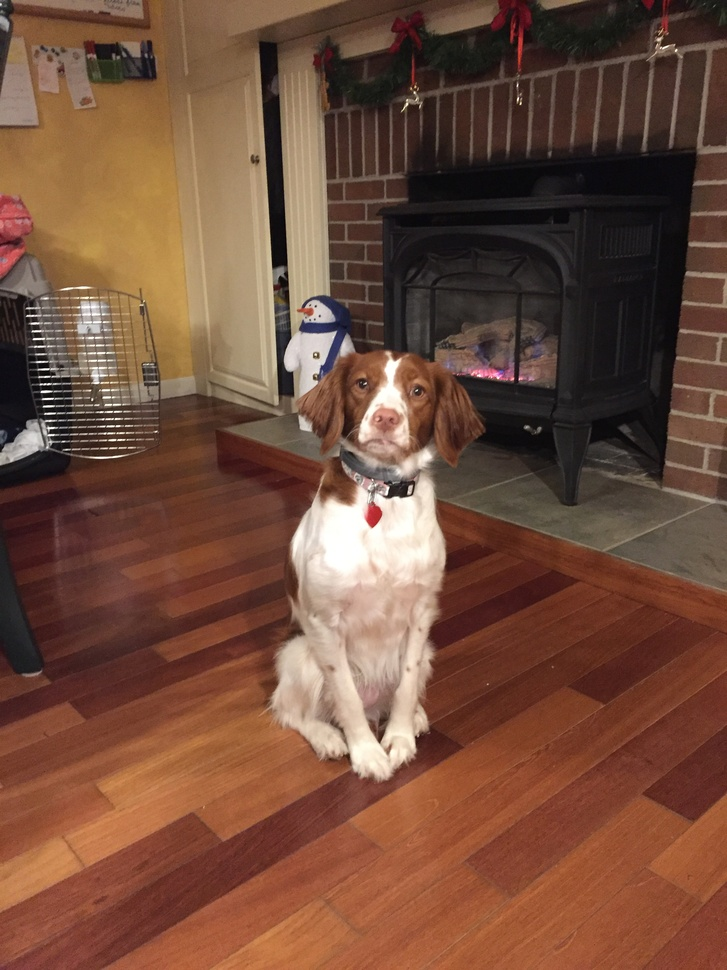
#> input picture oct29/ginger.jpeg, 727 x 970 px, shrunk from 2448 x 3264 before the run
$ python demo.py
#> lines starting #> are read from the running program, lines starting #| are printed output that depends on the picture
from PIL import Image

# [8 lines left out: function sepia, not called in this run]

def luminance(pixel):
    (r, g, b) = pixel

    return (r + g + b) // 3


# [78 lines left out: functions filter, blur, blurAlot, not called in this run]

def findEdge(image, thresh):
    orig = image
    image = orig.copy()

    for x in range(image.width - 1):
        for y in range(image.height - 1):
            lum = luminance(image.getpixel((x, y)))
            right = luminance(image.getpixel((x + 1, y)))
            down = luminance(image.getpixel((x, y + 1)))
            (r, g, b) = image.getpixel((x, y))

            if abs(lum - right) > thresh or abs(lum - down) > thresh:
                pass
#                (r, g, b) = (0, 0, 0)
            else:
                (r, g, b) = (255, 255, 255)


            image.putpixel((x, y), (r, g, b))
    return image

# [39 lines left out: functions imtemplate, invert, findRed, not called in this run]
def start():
    pic = Image.open("ginger.jpeg")
#> pic is the input picture: PIL image 727x970 RGB; mean R, G, B 114.5, 77.7, 60.2

#    pic = pic.resize((500, 500))

    pic = pic.reduce(4)
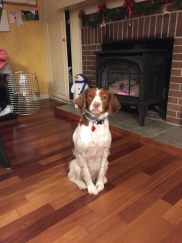
#> pic: PIL image 182x243 RGB; mean R, G, B 114.6, 77.8, 60.2

#    pic = blurAlot(pic)

    pic = findEdge(pic, 15)
#> after the loop in findEdge, `for x in range(image.width - 1):`:
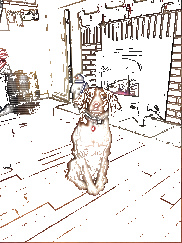
#> image: PIL image 182x243 RGB; mean R, G, B 229.9, 225, 222.6
    pic.show()

if __name__ == "__main__":
    start()

$ run again, with oct29/A&J.jpeg copied over oct29/ginger.jpeg
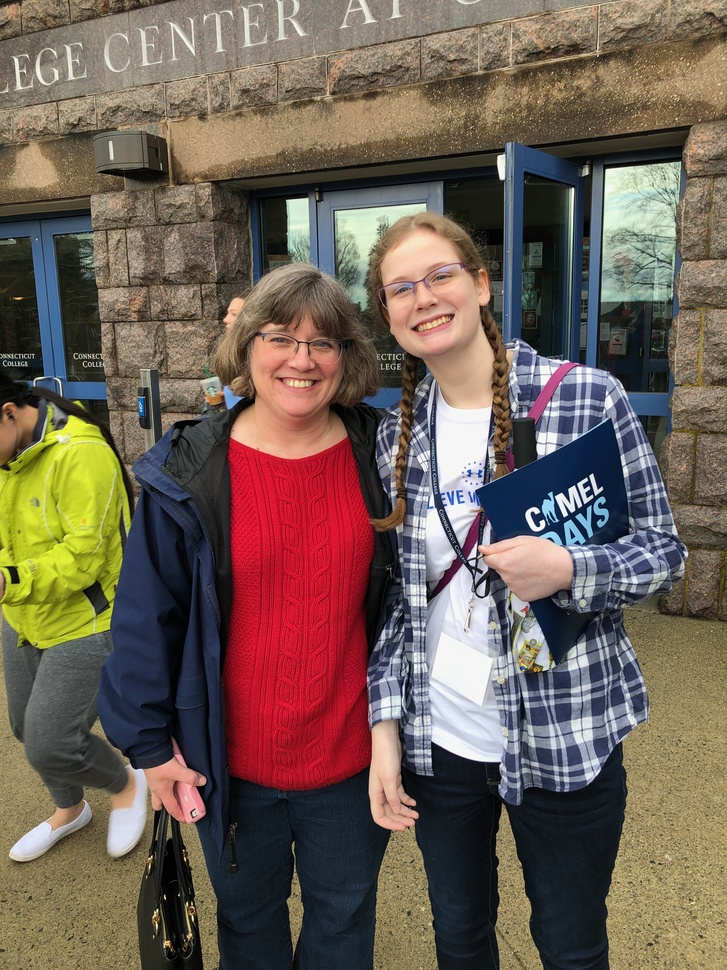
#> input picture oct29/A&J.jpeg, 727 x 970 px, shrunk from 3024 x 4032 before the run
#> in start, pic is the input picture: PIL image 727x970 RGB; mean R, G, B 112.2, 96.3, 85.3
#> in start, `pic = pic.reduce(4)`:
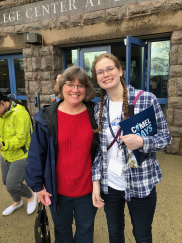
#> pic: PIL image 182x243 RGB; mean R, G, B 112.2, 96.3, 85.3
#> after the loop in findEdge, `for x in range(image.width - 1):`:
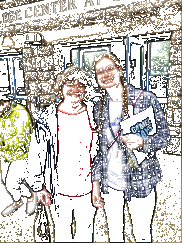
#> image: PIL image 182x243 RGB; mean R, G, B 198.8, 195.8, 191.3

$ run again, with oct29/ann.jpeg copied over oct29/ginger.jpeg
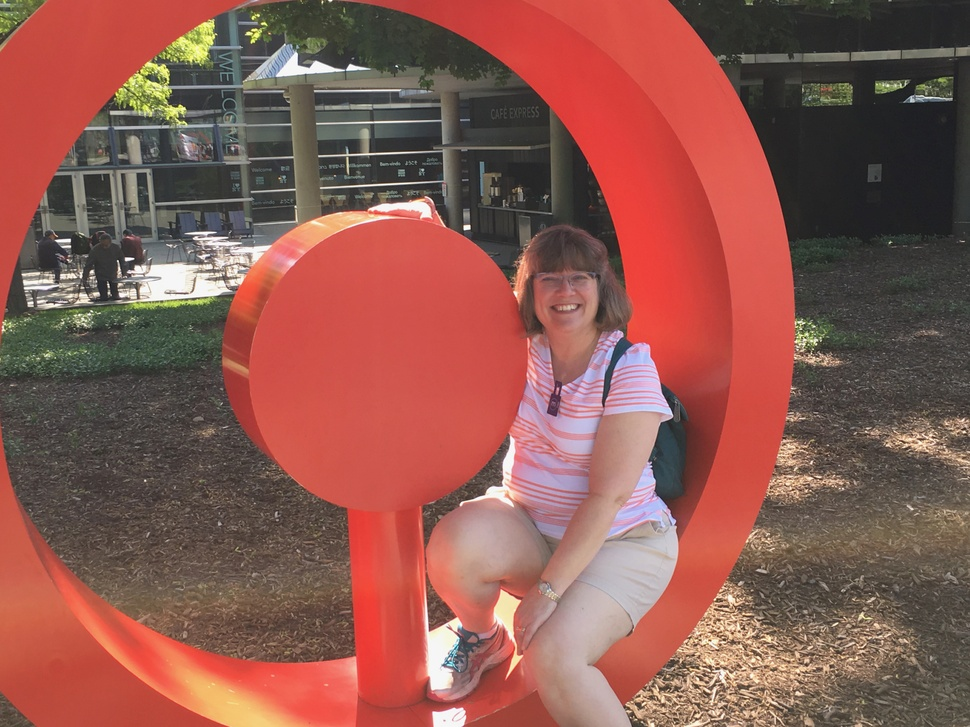
#> input picture oct29/ann.jpeg, 970 x 727 px, shrunk from 4032 x 3024 before the run
#> in start, pic is the input picture: PIL image 970x727 RGB; mean R, G, B 141.8, 89, 80.3
#> in start, `pic = pic.reduce(4)`:
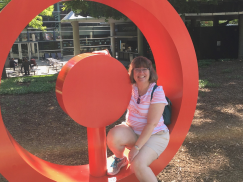
#> pic: PIL image 243x182 RGB; mean R, G, B 141.8, 89, 80.3
#> after the loop in findEdge, `for x in range(image.width - 1):`:
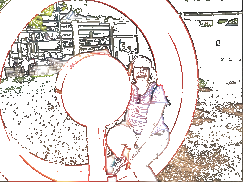
#> image: PIL image 243x182 RGB; mean R, G, B 227.6, 221.8, 219.2

$ run again, with oct29/corning.jpeg copied over oct29/ginger.jpeg
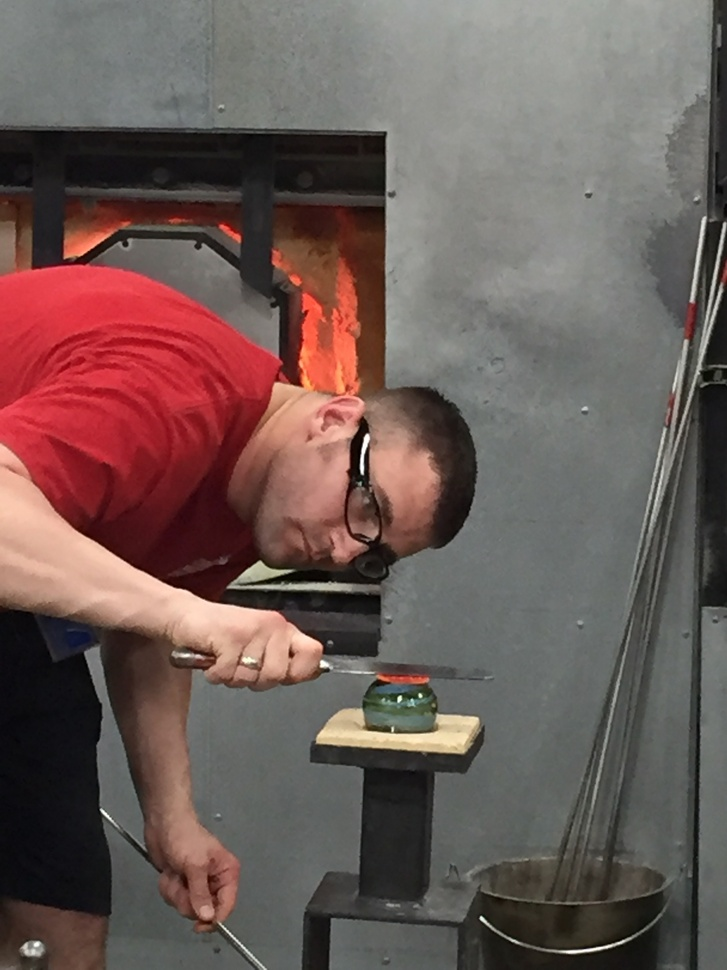
#> input picture oct29/corning.jpeg, 727 x 970 px, shrunk from 2448 x 3264 before the run
#> in start, pic is the input picture: PIL image 727x970 RGB; mean R, G, B 109.1, 90.8, 86.9
#> in start, `pic = pic.reduce(4)`:
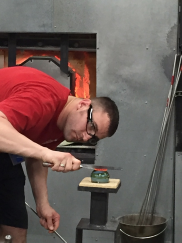
#> pic: PIL image 182x243 RGB; mean R, G, B 109, 90.7, 86.9
#> after the loop in findEdge, `for x in range(image.width - 1):`:
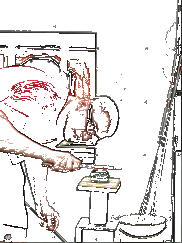
#> image: PIL image 182x243 RGB; mean R, G, B 230.3, 226.1, 224.9
